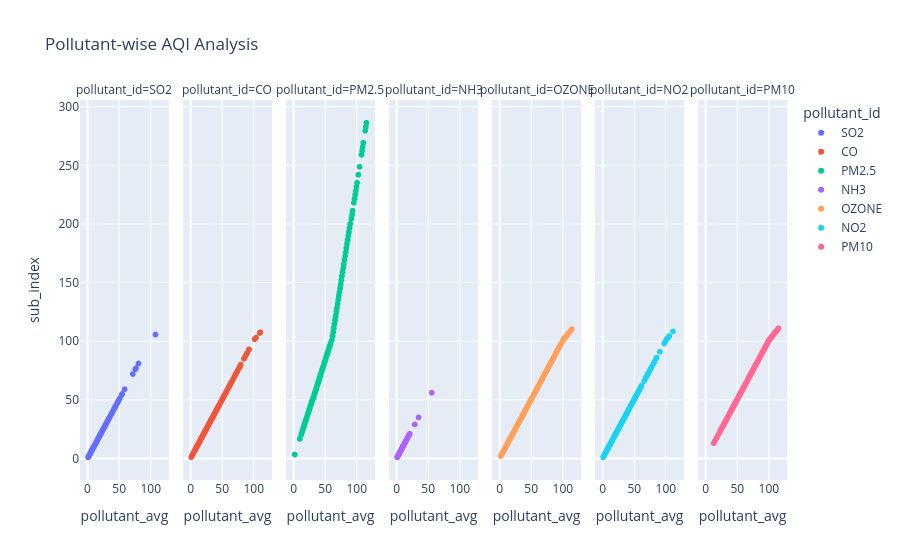

The notebook cell saved with this chart:
### Code cell
fig = px.scatter(df,
                 x='pollutant_avg',
                 y='sub_index',
                 color='pollutant_id',
                 facet_col='pollutant_id',
                 title="Pollutant-wise AQI Analysis")

fig.show()

### Figure 1 — Plotly figure (JSON) as saved in the notebook; plotly's stock layout.template omitted (floating-point values rounded to 4 significant figures; data arrays with more than 128 entries replaced by an {"elided": "..."} marker saying what was removed)
{"data": [{"hovertemplate": "pollutant_id=SO2<br>pollutant_avg=%{x}<br>sub_index=%{y}<extra></extra>", "legendgroup": "SO2", "marker": {"color": "#636efa", "symbol": "circle"}, "mode": "markers", "name": "SO2", "showlegend": true, "type": "scattergl", "x": {"elided": "438 float values"}, "xaxis": "x", "y": {"elided": "438 float values"}, "yaxis": "y"}, {"hovertemplate": "pollutant_id=CO<br>pollutant_avg=%{x}<br>sub_index=%{y}<extra></extra>", "legendgroup": "CO", "marker": {"color": "#EF553B", "symbol": "circle"}, "mode": "markers", "name": "CO", "showlegend": true, "type": "scattergl", "x": {"elided": "488 float values"}, "xaxis": "x2", "y": {"elided": "488 float values"}, "yaxis": "y2"}, {"hovertemplate": "pollutant_id=PM2.5<br>pollutant_avg=%{x}<br>sub_index=%{y}<extra></extra>", "legendgroup": "PM2.5", "marker": {"color": "#00cc96", "symbol": "circle"}, "mode": "markers", "name": "PM2.5", "showlegend": true, "type": "scattergl", "x": {"elided": "414 float values"}, "xaxis": "x3", "y": {"elided": "414 float values"}, "yaxis": "y3"}, {"hovertemplate": "pollutant_id=NH3<br>pollutant_avg=%{x}<br>sub_index=%{y}<extra></extra>", "legendgroup": "NH3", "marker": {"color": "#ab63fa", "symbol": "circle"}, "mode": "markers", "name": "NH3", "showlegend": true, "type": "scattergl", "x": {"elided": "409 float values"}, "xaxis": "x4", "y": {"elided": "409 float values"}, "yaxis": "y4"}, {"hovertemplate": "pollutant_id=OZONE<br>pollutant_avg=%{x}<br>sub_index=%{y}<extra></extra>", "legendgroup": "OZONE", "marker": {"color": "#FFA15A", "symbol": "circle"}, "mode": "markers", "name": "OZONE", "showlegend": true, "type": "scattergl", "x": {"elided": "442 float values"}, "xaxis": "x5", "y": {"elided": "442 float values"}, "yaxis": "y5"}, {"hovertemplate": "pollutant_id=NO2<br>pollutant_avg=%{x}<br>sub_index=%{y}<extra></extra>", "legendgroup": "NO2", "marker": {"color": "#19d3f3", "symbol": "circle"}, "mode": "markers", "name": "NO2", "showlegend": true, "type": "scattergl", "x": {"elided": "458 float values"}, "xaxis": "x6", "y": {"elided": "458 float values"}, "yaxis": "y6"}, {"hovertemplate": "pollutant_id=PM10<br>pollutant_avg=%{x}<br>sub_index=%{y}<extra></extra>", "legendgroup": "PM10", "marker": {"color": "#FF6692", "symbol": "circle"}, "mode": "markers", "name": "PM10", "showlegend": true, "type": "scattergl", "x": {"elided": "404 float values"}, "xaxis": "x7", "y": {"elided": "404 float values"}, "yaxis": "y7"}], "layout": {"annotations": [{"font": {}, "showarrow": false, "text": "pollutant_id=SO2", "x": 0.06286, "xanchor": "center", "xref": "paper", "y": 1, "yanchor": "bottom", "yref": "paper"}, {"font": {}, "showarrow": false, "text": "pollutant_id=CO", "x": 0.2086, "xanchor": "center", "xref": "paper", "y": 1, "yanchor": "bottom", "yref": "paper"}, {"font": {}, "showarrow": false, "text": "pollutant_id=PM2.5", "x": 0.3543, "xanchor": "center", "xref": "paper", "y": 1, "yanchor": "bottom", "yref": "paper"}, {"font": {}, "showarrow": false, "text": "pollutant_id=NH3", "x": 0.5, "xanchor": "center", "xref": "paper", "y": 1, "yanchor": "bottom", "yref": "paper"}, {"font": {}, "showarrow": false, "text": "pollutant_id=OZONE", "x": 0.6457, "xanchor": "center", "xref": "paper", "y": 1, "yanchor": "bottom", "yref": "paper"}, {"font": {}, "showarrow": false, "text": "pollutant_id=NO2", "x": 0.7914, "xanchor": "center", "xref": "paper", "y": 1, "yanchor": "bottom", "yref": "paper"}, {"font": {}, "showarrow": false, "text": "pollutant_id=PM10", "x": 0.9371, "xanchor": "center", "xref": "paper", "y": 1, "yanchor": "bottom", "yref": "paper"}], "legend": {"title": {"text": "pollutant_id"}, "tracegroupgap": 0}, "title": {"text": "Pollutant-wise AQI Analysis"}, "xaxis": {"anchor": "y", "domain": [0, 0.1257], "title": {"text": "pollutant_avg"}}, "xaxis2": {"anchor": "y2", "domain": [0.1457, 0.2714], "matches": "x", "title": {"text": "pollutant_avg"}}, "xaxis3": {"anchor": "y3", "domain": [0.2914, 0.4171], "matches": "x", "title": {"text": "pollutant_avg"}}, "xaxis4": {"anchor": "y4", "domain": [0.4371, 0.5629], "matches": "x", "title": {"text": "pollutant_avg"}}, "xaxis5": {"anchor": "y5", "domain": [0.5829, 0.7086], "matches": "x", "title": {"text": "pollutant_avg"}}, "xaxis6": {"anchor": "y6", "domain": [0.7286, 0.8543], "matches": "x", "title": {"text": "pollutant_avg"}}, "xaxis7": {"anchor": "y7", "domain": [0.8743, 1.0], "matches": "x", "title": {"text": "pollutant_avg"}}, "yaxis": {"anchor": "x", "domain": [0, 1], "title": {"text": "sub_index"}}, "yaxis2": {"anchor": "x2", "domain": [0, 1], "matches": "y", "showticklabels": false}, "yaxis3": {"anchor": "x3", "domain": [0, 1], "matches": "y", "showticklabels": false}, "yaxis4": {"anchor": "x4", "domain": [0, 1], "matches": "y", "showticklabels": false}, "yaxis5": {"anchor": "x5", "domain": [0, 1], "matches": "y", "showticklabels": false}, "yaxis6": {"anchor": "x6", "domain": [0, 1], "matches": "y", "showticklabels": false}, "yaxis7": {"anchor": "x7", "domain": [0, 1], "matches": "y", "showticklabels": false}}}
